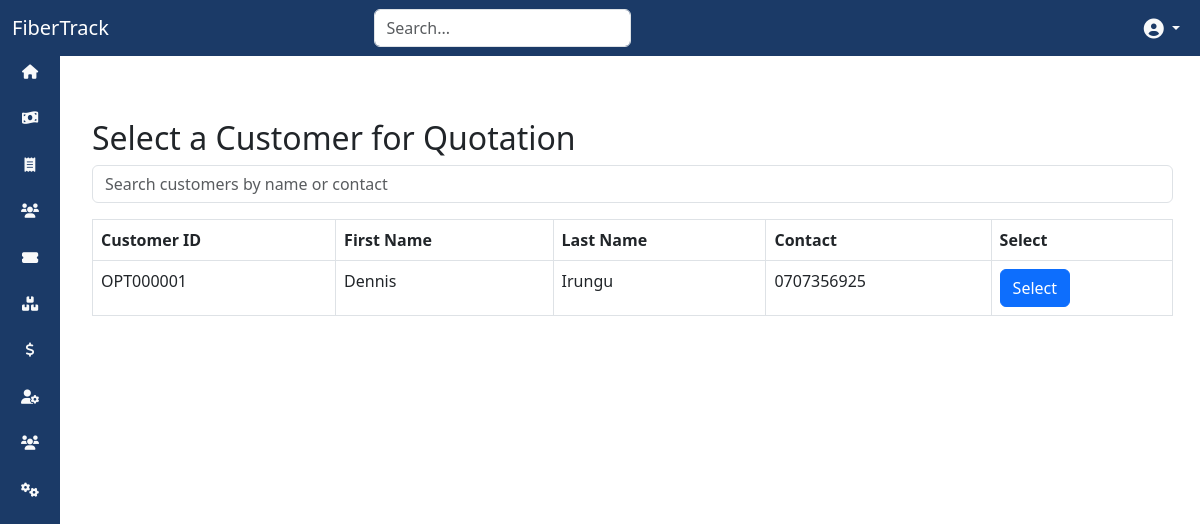
/billing/quotations/select_customer/, run on the app's committed database.
### customers/models.py (models this page shows, shortened)
class Customer(models.Model):
    customer_id = models.CharField(max_length=20, unique=True, blank=True)  # Auto-generated field
    first_name = models.CharField(max_length=255)
    last_name = models.CharField(max_length=255)
    contact_number = models.CharField(max_length=20, blank=True, null=True)
    email = models.EmailField(blank=True, null=True)
    pppoe_username = models.CharField(max_length=50, blank=True)  # Can be autogenerated or manually adjusted
    pppoe_password = models.CharField(max_length=50, blank=True)  # Can be autogenerated or manually adjusted
    billing_address = models.TextField(blank=True, null=True)
    latitude = models.DecimalField(max_digits=9, decimal_places=6, blank=True, null=True)
    longitude = models.DecimalField(max_digits=9, decimal_places=6, blank=True, null=True)
    date_created = models.DateTimeField(auto_now_add=True)
    account_balance = models.DecimalField(max_digits=10, decimal_places=2, default=0)
    credit = models.DecimalField(max_digits=10, decimal_places=2, default=0)
    outstanding_amount = models.DecimalField(max_digits=10, decimal_places=2, default=0)

### billing/views.py (the view)
# urls.py: path('quotations/select_customer/', CustomerSelectView.as_view(), name='select_customer'),
class CustomerSelectView(ListView):
    model = Customer
    template_name = 'billing/select_customer.html'
    context_object_name = 'customers'

### billing/templates/billing/select_customer.html (shortened to what this page needs)
{% extends "base.html" %}
{% block content %}
<div class="container mt-5">
    <h2>Select a Customer for Quotation</h2>
    <div class="mb-3">
        <input type="text" id="customerSearch" class="form-control" placeholder="Search customers by name or contact">
    </div>
    <table class="table table-bordered mt-3" id="customerTable">
        <thead>
            <tr>
                <th>Customer ID</th>
                <th>First Name</th>
                <th>Last Name</th>
                <th>Contact</th>
                <th>Select</th>
            </tr>
        </thead>
        <tbody>
            {% for customer in customers %}
            <tr class="customer-row">
                <td>{{ customer.customer_id }}</td>
                <td class="first-name">{{ customer.first_name }}</td>
                <td class="last-name">{{ customer.last_name }}</td>
                <td class="contact">{{ customer.contact_number }}</td>
                <td>
                    <button type="button" class="btn btn-primary select-button" data-id="{{ customer.customer_id }}">Select</button>
                </td>
            </tr>
            {% empty %}
            <tr>
                <td colspan="5" class="text-center">No customers found.</td>
            </tr>
            {% endfor %}
        </tbody>
    </table>
</div>
{% endblock %}

### static/css/style.css (style rules this page uses)
:root { --dark-blue: #1b3a67; --dark-red: #8b0000; --light-gray: #f8f9fa; }
body { background-color: var(--light-gray); }
button { border-radius: 5px; transition: all 0.3s ease; }

### data on the page
Customer: customer_id "OPT000001", first_name "Dennis", last_name "Irungu", contact_number "0707356925"
